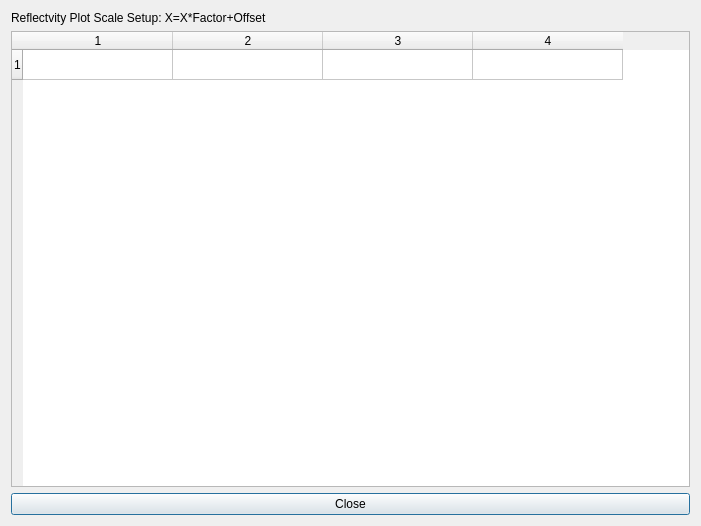
<?xml version="1.0" encoding="UTF-8"?>
<ui version="4.0">
 <class>Dialog</class>
 <widget class="QDialog" name="Dialog">
  <property name="geometry">
   <rect>
    <x>0</x>
    <y>0</y>
    <width>701</width>
    <height>526</height>
   </rect>
  </property>
  <property name="windowTitle">
   <string>Dialog</string>
  </property>
  <layout class="QGridLayout" name="gridLayout_2">
   <item row="0" column="0">
    <layout class="QGridLayout" name="gridLayout">
     <item row="0" column="0">
      <widget class="QLabel" name="scaleLabel">
       <property name="sizePolicy">
        <sizepolicy hsizetype="Expanding" vsizetype="Preferred">
         <horstretch>0</horstretch>
         <verstretch>0</verstretch>
        </sizepolicy>
       </property>
       <property name="maximumSize">
        <size>
         <width>16777215</width>
         <height>16777215</height>
        </size>
       </property>
       <property name="font">
        <font>
         <pointsize>9</pointsize>
        </font>
       </property>
       <property name="text">
        <string>Reflectvity Plot Scale Setup: X=X*Factor+Offset</string>
       </property>
      </widget>
     </item>
     <item row="1" column="0">
      <widget class="QTableWidget" name="scaleTW">
       <property name="sizePolicy">
        <sizepolicy hsizetype="Expanding" vsizetype="Expanding">
         <horstretch>0</horstretch>
         <verstretch>0</verstretch>
        </sizepolicy>
       </property>
       <property name="rowCount">
        <number>1</number>
       </property>
       <property name="columnCount">
        <number>4</number>
       </property>
       <attribute name="horizontalHeaderVisible">
        <bool>true</bool>
       </attribute>
       <attribute name="horizontalHeaderDefaultSectionSize">
        <number>150</number>
       </attribute>
       <attribute name="horizontalHeaderHighlightSections">
        <bool>true</bool>
       </attribute>
       <row/>
       <column/>
       <column/>
       <column/>
       <column/>
      </widget>
     </item>
     <item row="2" column="0">
      <widget class="QPushButton" name="closePB">
       <property name="text">
        <string>Close</string>
       </property>
      </widget>
     </item>
    </layout>
   </item>
  </layout>
 </widget>
 <resources/>
 <connections/>
</ui>
